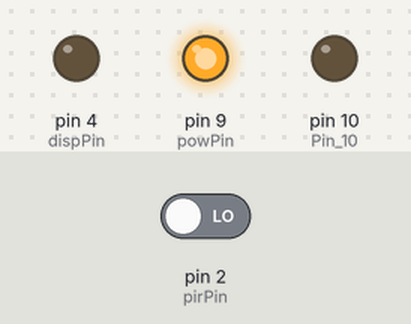
This sketch was run on a simulated Arduino Uno, built with avr-gcc and run on an emulated ATmega328P. On the bench: output pins drawn as LEDs (lit = HIGH). The test bench sets the inputs (shaded band); at power-on: pin 2 (pirPin) LOW. Storage starts empty; what the sketch prints to the serial monitor is not drawn.

Above: at 5.2 s.
At 6.9 s:
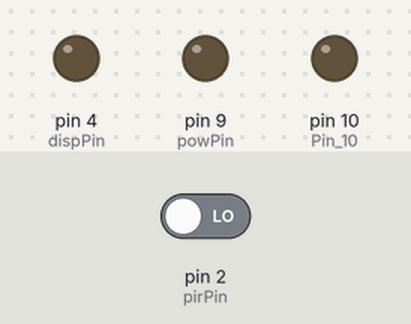
7.0 s: pin 2 (pirPin) driven HIGH
Timing chart, 0 to 10.0 s (numbered marks = the images above; inputs shaded):
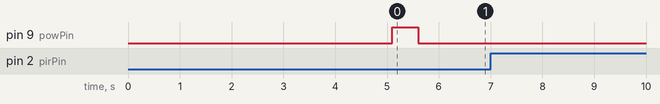

The sketch:

PIR_SD_Xiv_GPRS_INPROGRESS_707pm010414.ino
```cpp
#include <SD.h>
#include <SoftwareSerial.h>

// GPRS shield constants for software serial connection, power-on, and baud rate
const int rxPin = 7;
const int txPin = 8;
const int powPin = 9;  // Provides software power-on capability
const int gprsBaud = 19200;  // Baud rate of GPRS serial (default = 19200 / set via AT)

// Buffer and count to write GPRS data into array
const int bufMax = 256;
unsigned char buffer[bufMax];  // buffer array for data recieve over serial port
int count = 0;  // counter for buffer array

SoftwareSerial gprsSerial(rxPin, txPin);  // Define software serial connection for GPRS

const int csPin = 10;  // Chip select for SD shield

// Define pin constants for sensor(s)
const int dispPin = 4;  // LED indicating state of motion sensor
const int pirPin = 2;  // Motion sensor pin

// Define storage variables
int pir = 0;  // Variable to store the read value
int pir1 = 0;  // Variable to store the previous value for comparison

File dataFile;  // Define variable as a file for data logging

//String DateTime = "";  // String to store date/time info retrieved from GPRS

void setup()
{
  // Define necessary pin modes
  pinMode(rxPin, INPUT);
  pinMode(txPin, OUTPUT);
  pinMode(powPin, OUTPUT);

  Serial.begin(19200);

  Serial.print("Warming up motion sensor... ");
  delay(5000);  // Should be ~20 sec on first boot, but set low for debugging
  Serial.println("Motion sensor ready.");
  Serial.println();

  // Power up GPRS using software, if necessary
  Serial.print("Powering up GPRS...");
  powerUp();
  Serial.println("GPRS powered on.");
  Serial.println();

  gprsSerial.begin(gprsBaud);  // Initiate software serial connection for GPRS

  Serial.println("GPRS connection initialized.");
  Serial.println();

  Serial.print("Initializing SD card...");

  pinMode(10, OUTPUT);  // Pin 10 (chip select) must be set to OUTPUT even if unused

  if(!SD.begin(csPin))
  {
    Serial.println("card failed or not present.");
    delay(2000);
    return;
  }

  Serial.println("card initialized.");
  Serial.println();

  pinMode(dispPin, OUTPUT);  // Sets digital pin 4 as output for LED indicator
  pinMode(pirPin, INPUT);  // Sets digital pin 2 as input for PIR sensor
}

void loop()
{
  String dataString = "";

  pir = digitalRead(pirPin);

  if(pir != pir1)
  {
    Serial.print("GPRS date/time stored in buffer: ");
    gprsDateTime();
    delay(50);
    Serial.println();

    Serial.print("PIR state via digitalRead(): ");
    Serial.println(pir);

    dataString += String(pir);

    dataFile = SD.open("DATALOG.TXT", FILE_WRITE);

    if(dataFile)
    {
      dataFile.println(dataString);
      dataFile.close();
      Serial.print("PIR state written to dataString/SD card: ");
      Serial.println(dataString);
    }
    else
    {
      Serial.println("Error opening DATALOG.TXT!");
    }
    pir1 = pir;
  }
}

// Software start-up function for GPRS shield
void powerUp()
{
  digitalWrite(powPin, LOW);
  delay(100);
  digitalWrite(powPin, HIGH);
  delay(500);
  digitalWrite(powPin, LOW);
  delay(100);
}

void gprsDateTime()
{
  gprsSerial.write("AT+CCLK?");

  if(gprsSerial.available())  // If date is comming from softwareserial port ==> data is comming from gprs shield
  {
    while(gprsSerial.available())  // Read data into char array
    {
      buffer[count++] = gprsSerial.read();  // Write data into array
      if(count == bufMax)break;
    }
    Serial.write(buffer, count);  // If no data, transmission ends and writes buffer to hardware serial port
    clearBufferArray();  // Call clearBufferArray function to clear the storaged data from the array
    count = 0;  // Set counter of while loop to zero
  }
}
/*
// Function to retrieve GPRS date and time info
 void gprsDateTime()
 {
 String DateTime = "";  // Create empty string for storing date and time info received from GPRS

 gprsSerial.println("AT+CCLK?");  // AT: Ask for date and time info

 if(gprsSerial.available())  // If data is coming from software serial port, data is coming from GPRS shield
 {
 while(gprsSerial.available())  // Read data into char array
 {
 buffer[count++] = gprsSerial.read();  // Write data into array
 if(count == bufMax)break;
 }
 Serial.write(buffer, count);  // If no data, transmission ends and writes buffer to hardware serial port

 //DateTime = buffer[count];

 clearBufferArray();  // Call clearBufferArray function to clear the storaged data from the array
 count = 0;  // Set counter of while loop to zero
 }
 //if(Serial.available())  // If data is available on hardware serial port, data is coming from PC or notebook
 //gprsSerial.write(Serial.read());  // Write it to the GPRS shield
 }
 */
// Function to clear GPRS buffer array after writing
void clearBufferArray()  // Function to clear buffer array
{
  for (int i = 0; i < count; i++)
  {
    buffer[i] = NULL;  // Clear all index of array with command NULL
  }
}
```

Measured:
- after the input at 7.0 s, every drawn part: stays the same
